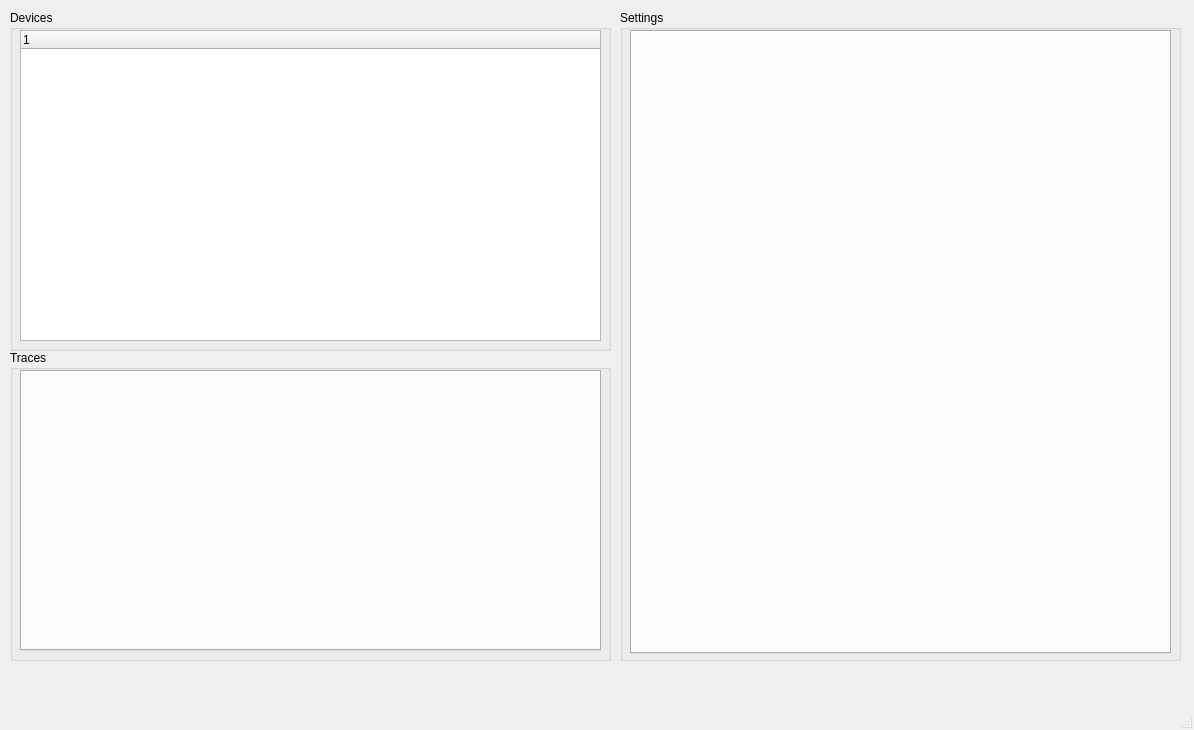
<?xml version="1.0" encoding="UTF-8"?>
<ui version="4.0">
 <class>vtool</class>
 <widget class="QMainWindow" name="vtool">
  <property name="geometry">
   <rect>
    <x>0</x>
    <y>0</y>
    <width>1194</width>
    <height>730</height>
   </rect>
  </property>
  <property name="maximumSize">
   <size>
    <width>16777215</width>
    <height>730</height>
   </size>
  </property>
  <property name="contextMenuPolicy">
   <enum>Qt::ActionsContextMenu</enum>
  </property>
  <property name="windowTitle">
   <string>HollongApp</string>
  </property>
  <widget class="QWidget" name="centralWidget">
   <widget class="QGroupBox" name="devicegroupBox">
    <property name="geometry">
     <rect>
      <x>10</x>
      <y>10</y>
      <width>601</width>
      <height>341</height>
     </rect>
    </property>
    <property name="title">
     <string>Devices</string>
    </property>
    <widget class="QTreeWidget" name="treeWidget">
     <property name="geometry">
      <rect>
       <x>10</x>
       <y>20</y>
       <width>581</width>
       <height>311</height>
      </rect>
     </property>
     <column>
      <property name="text">
       <string notr="true">1</string>
      </property>
     </column>
    </widget>
   </widget>
   <widget class="QGroupBox" name="tracesgroupBox">
    <property name="geometry">
     <rect>
      <x>10</x>
      <y>350</y>
      <width>601</width>
      <height>311</height>
     </rect>
    </property>
    <property name="title">
     <string>Traces</string>
    </property>
    <widget class="QTabWidget" name="tracestabWidget">
     <property name="geometry">
      <rect>
       <x>10</x>
       <y>20</y>
       <width>581</width>
       <height>281</height>
      </rect>
     </property>
     <property name="currentIndex">
      <number>-1</number>
     </property>
    </widget>
   </widget>
   <widget class="QGroupBox" name="settinggroupBox">
    <property name="geometry">
     <rect>
      <x>620</x>
      <y>10</y>
      <width>561</width>
      <height>651</height>
     </rect>
    </property>
    <property name="title">
     <string>Settings</string>
    </property>
    <widget class="QTabWidget" name="settingstabWidget">
     <property name="geometry">
      <rect>
       <x>10</x>
       <y>20</y>
       <width>541</width>
       <height>624</height>
      </rect>
     </property>
     <property name="minimumSize">
      <size>
       <width>541</width>
       <height>0</height>
      </size>
     </property>
     <property name="currentIndex">
      <number>-1</number>
     </property>
    </widget>
   </widget>
  </widget>
  <widget class="QMenuBar" name="menuBar">
   <property name="geometry">
    <rect>
     <x>0</x>
     <y>0</y>
     <width>1194</width>
     <height>23</height>
    </rect>
   </property>
  </widget>
  <widget class="QStatusBar" name="statusBar"/>
 </widget>
 <layoutdefault spacing="6" margin="11"/>
 <resources/>
 <connections/>
</ui>
